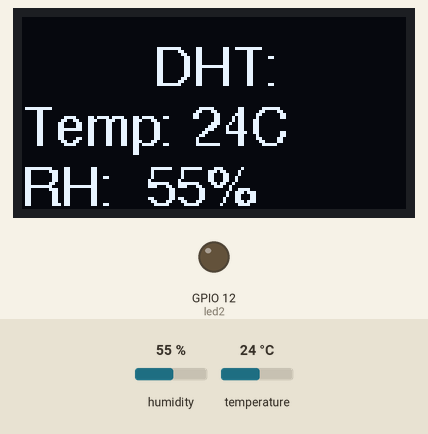
Simulated run of this program. Board: ESP32 board running MicroPython. Parts: 128×64 one-colour display, output pins drawn as LEDs (lit = HIGH). The inputs (shaded band) are chosen by the test bench; at power-on: humidity 55 %, temperature 24 °C. Library files of the repository ran but are not shown: ssd1306.py; what the program prints to the serial console is not drawn.

Above: at 20.7 s.
Timing chart, 0 to 22.2 s (numbered marks = the images above):
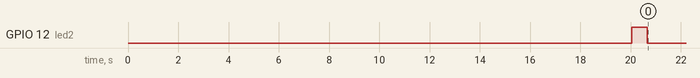

The program:

01_c_DHT11.py
```python
import dht, machine, time
from freesans9 import FreeSans9Defs

led2 = machine.Pin(12, machine.Pin.OUT)
led2.value(0) # Turn LED off

i2c = machine.I2C(0)
devices = i2c.scan()
display = None

hasOLED = False

if devices.count(0x3c) == 0:
    print("No SSD1306!")
else:
    from ssd1306 import SSD1306_I2C
    display = SSD1306_I2C(128, 64, i2c)
    hasOLED = True

D = dht.DHT11(machine.Pin(3))
lastDisplay = 0 # never displayd DHT so far
interval = 20000 # 20 seconds

def displayDHT():
    global D, lastDisplay, hasOLED, display
    led2.value(1) # Turn LED on
    time.sleep(0.5) # need to give it a little time, or the LED will just blink
    D.measure()
    T = D.temperature()
    H = D.humidity()
    print(f"\t• Temperature:\t{T}°")
    print(f"\t• Humidity:\t{H}%")
    if hasOLED:
        display.cls()
        display.displayString(FreeSans9Defs, f"DHT:", 44, 0)
        display.displayString(FreeSans9Defs, f"Temp: {T}C", 0, 20)
        display.displayString(FreeSans9Defs, f"RH:  {H}%", 0, 40)
        display.show(rotate180 = False)
    led2.value(0) # Turn LED off
    lastDisplay = time.ticks_ms()

contrast = 255
decrement = 51 # 255÷51 = 5 steps x 2 seconds
# Screen will turn off after 10 seconds
display.contrast(contrast)
isOFF = False
while True:
    time.sleep(2)
    contrast -= decrement
    if contrast < 1:
        contrast = 0
    if isOFF == False and contrast == 0:
        isOFF = True
        display.poweroff()
    elif contrast > 0:
        display.contrast(contrast)
    if time.ticks_ms() - lastDisplay > interval:
        display.poweron() # turn OLED on
        isOFF = False
        contrast = 255 # and reset contrast to full
        display.contrast(contrast)
        displayDHT()
```

Source omitted: freesans9.py (data table, 10207 bytes)

Measured:
- by itself, GPIO 12 (led2): LOW → HIGH at 20.0 s, → LOW 0.62 s later
